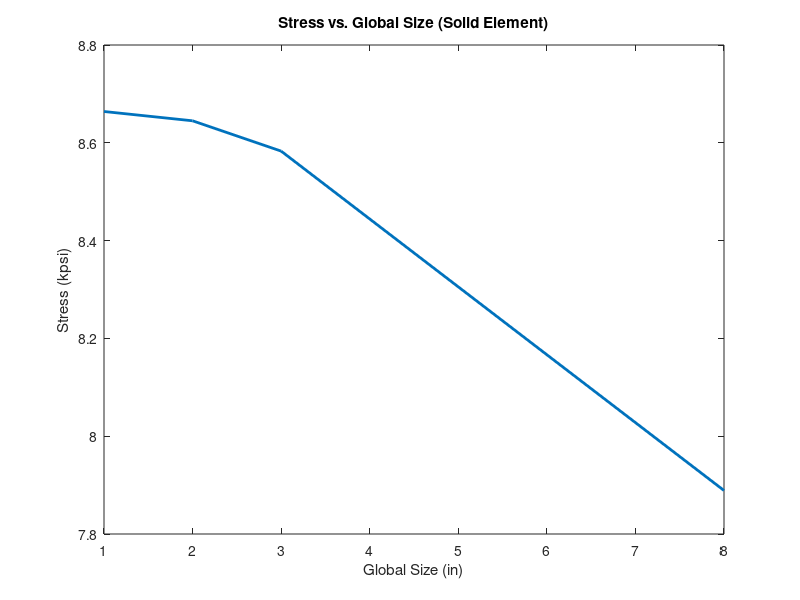
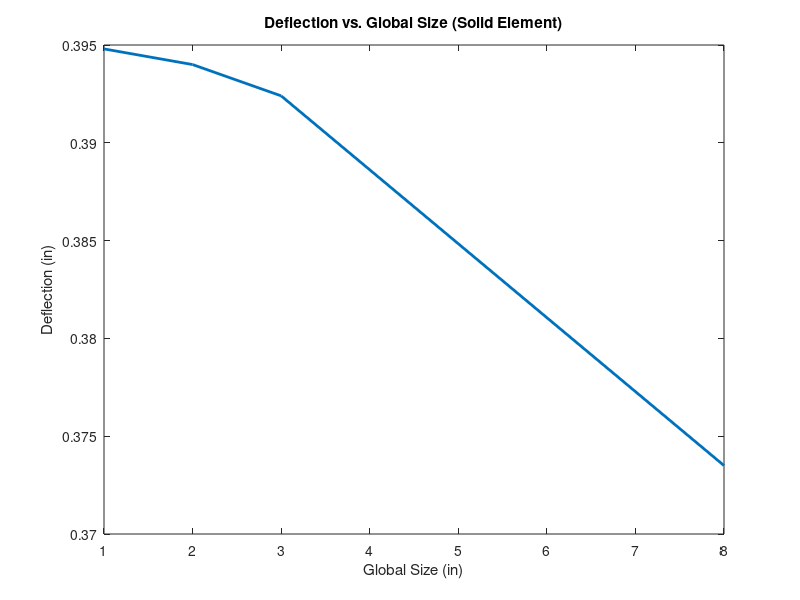
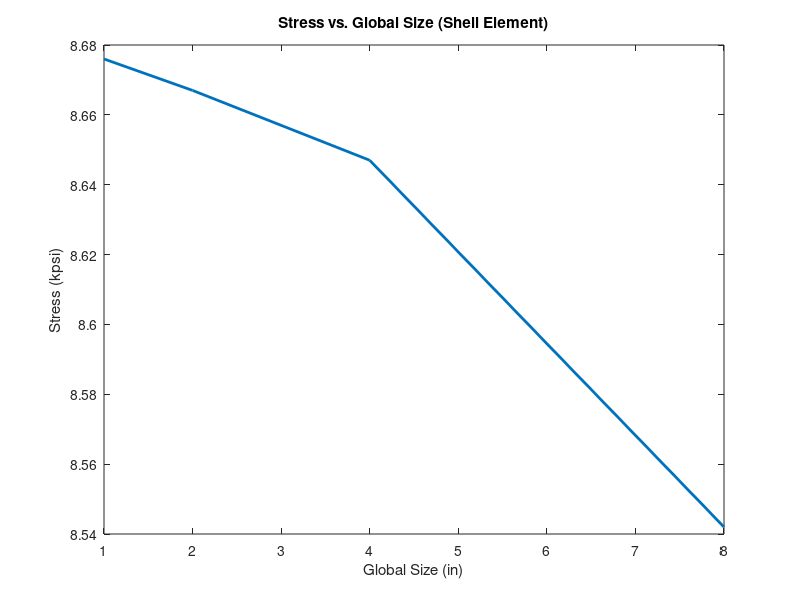
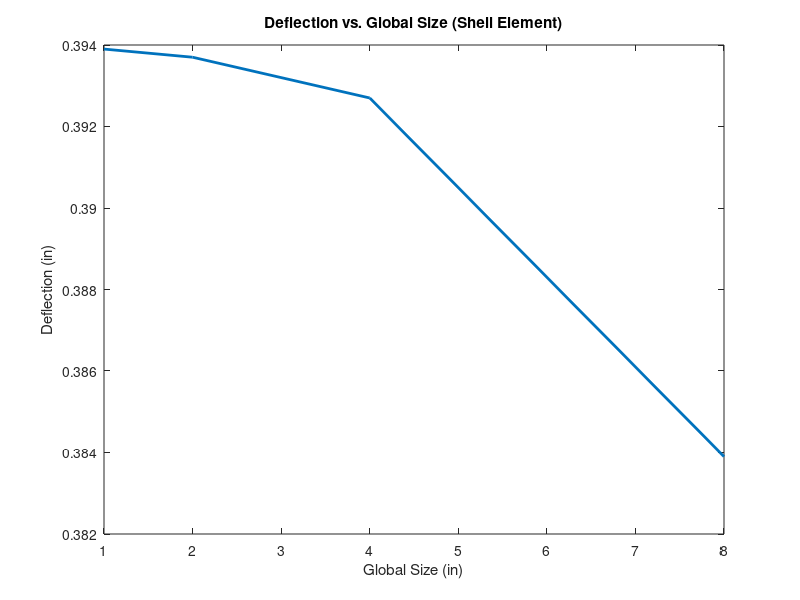

The MATLAB script that drew these images, in order:
%% Reset
clear all;
close all;
clc;



%% Solid Element
stress = [7.889, 8.583, 8.645, 8.664];
deflection = [3.735, 3.924, 3.940, 3.948] * 10^-1;
global_size = [8, 3, 2, 1];

figure;
plot(global_size, stress, 'LineWidth', 2);
title('Stress vs. Global Size (Solid Element)');
xlabel('Global Size (in)');
ylabel('Stress (kpsi)');
figure;
plot(global_size, deflection, 'LineWidth', 2);
title('Deflection vs. Global Size (Solid Element)');
xlabel('Global Size (in)');
ylabel('Deflection (in)');



%% Shell Element
stress = [8.542, 8.647, 8.667, 8.676];
deflection = [3.839, 3.927, 3.937, 3.939] * 10^-1;
global_size = [8, 4, 2, 1];

figure;
plot(global_size, stress, 'LineWidth', 2);
title('Stress vs. Global Size (Shell Element)');
xlabel('Global Size (in)');
ylabel('Stress (kpsi)');
figure;
plot(global_size, deflection, 'LineWidth', 2);
title('Deflection vs. Global Size (Shell Element)');
xlabel('Global Size (in)');
ylabel('Deflection (in)');



%% Beam Element
stress = [8.640, 8.640, 8.640, 8.640];
deflection = [3.921, 3.921, 3.921, 3.921] * 10^-1;
global_size = [8, 4, 2, 1];

figure;
plot(global_size, stress, 'LineWidth', 2);
title('Stress vs. Global Size (Beam Element)');
xlabel('Global Size (in)');
ylabel('Stress (kpsi)');
figure;
plot(global_size, deflection, 'LineWidth', 2);
title('Deflection vs. Global Size (Beam Element)');
xlabel('Global Size (in)');
ylabel('Deflection (in)');